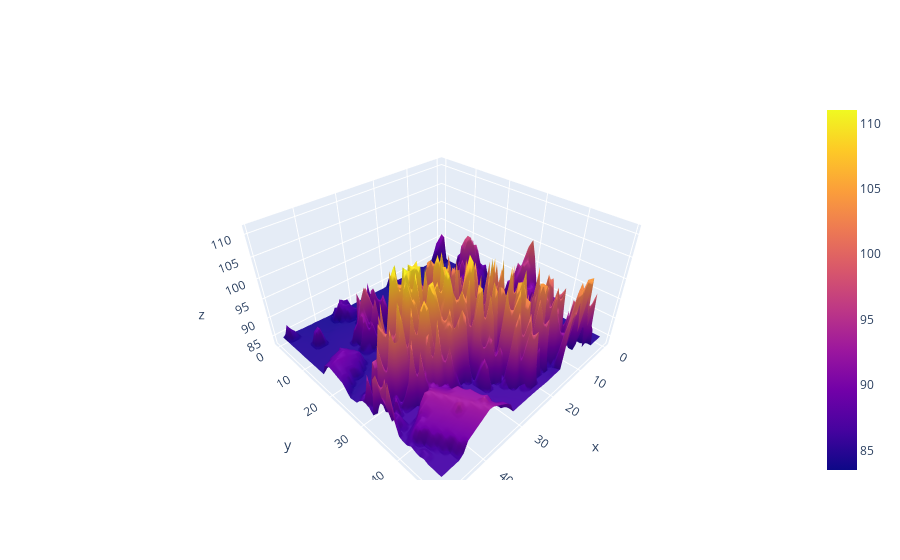

The notebook cell this image was saved under:
### Code cell
fig.show()

### Figure 1 — Plotly figure (JSON) as saved in the notebook; plotly's stock layout.template omitted (floating-point values rounded to 4 significant figures; data arrays with more than 128 entries replaced by an {"elided": "..."} marker saying what was removed)
{"data": [{"type": "surface", "x": {"elided": "50x50 int values"}, "y": {"elided": "50x50 int values"}, "z": {"elided": "50x50 float values"}}], "layout": {}}
